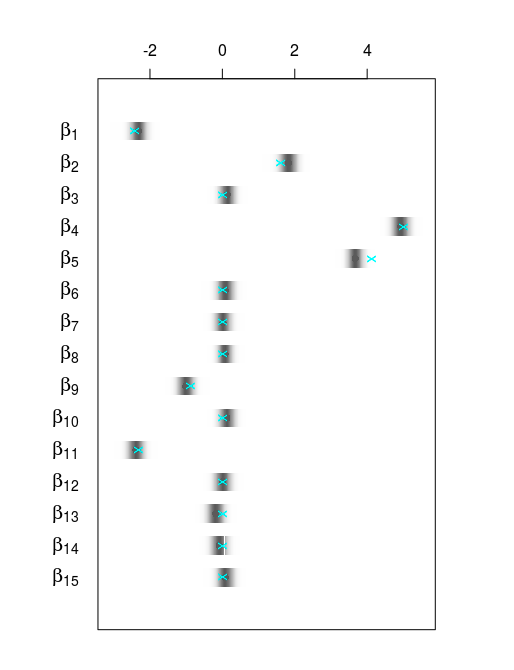

Write R code to recreate this figure.
# From: Bayesian Models for Astrophysical Data, Cambridge Univ. Press
# (c) 2017,  Joseph M. Hilbe, Rafael S. de Souza and Emille E. O. Ishida 
# 
# you are kindly asked to include the complete citation if you used this 
# material in a publication

# Data from Code 9.1 - Synthetic multivariate data in R

require(MASS)

# Data
set.seed(1056)
nobs <- 500                      # number of samples
nvar <- 15                       # number of predictors
rho <- 0.6                       # correlation between predictors

p <- rbinom(nvar,1,0.2)
beta <- round(p*rnorm(nvar,0,5),2)

# Check the coefficients
print(beta,2)

# Covariance matrix
d <- length(beta)
Sigma <- toeplitz(c(1, rep(rho, d - 1)))
Mu <- c(rep(0,d))

# Multivariate sampling
M <- mvrnorm(nobs, mu = Mu, Sigma = Sigma )
xb <- M %*% beta

# Dependent variable
y <- rnorm(nobs, xb, sd = 2)

# Code 9.2 Normal model applied to the multivariate synthetic data from Code 9.1

require(R2jags)

# Prepare data for JAGS
X <- model.matrix(~ M-1)
K <- ncol(X)
jags_data <- list(Y = y,
                  X = X,
                  K = K,
                  N = nobs)
# Fit
NORM <-" model{
    # Diffuse normal priors for predictors
    for (i in 1:K) { beta[i] ~ dnorm(0, 0.0001) }

    # Uniform prior for standard deviation
    tau <- pow(sigma, -2)                       # precision
    sigma ~ dgamma(1e-3, 1e-3)                  # standard deviation

    # Likelihood function
    for (i in 1:N){
    Y[i]~dnorm(mu[i],tau)
    mu[i] <- eta[i]
    eta[i] <- inprod(beta[], X[i,])
    }
}"
# Determine initial values
inits <- function () {
  list(beta = rnorm(K, 0, 0.01))
}
# Parameters to display and save
params <- c("beta", "sigma")

# MCMC
NORM_fit <- jags(data = jags_data,
                 inits = inits,
                 parameters = params,
                 model = textConnection(NORM),
                 n.chains = 3,
                 n.iter = 5000,
                 n.thin = 1,
                 n.burnin = 2500)

require(mcmcplots)

caterplot(NORM_fit,"beta",denstrip = T,
          greek = T,style = "plain", horizontal = F,
          reorder = F,cex.labels = 1.25,col="gray35")

caterpoints(beta, horizontal=F, pch="x", col="cyan")
